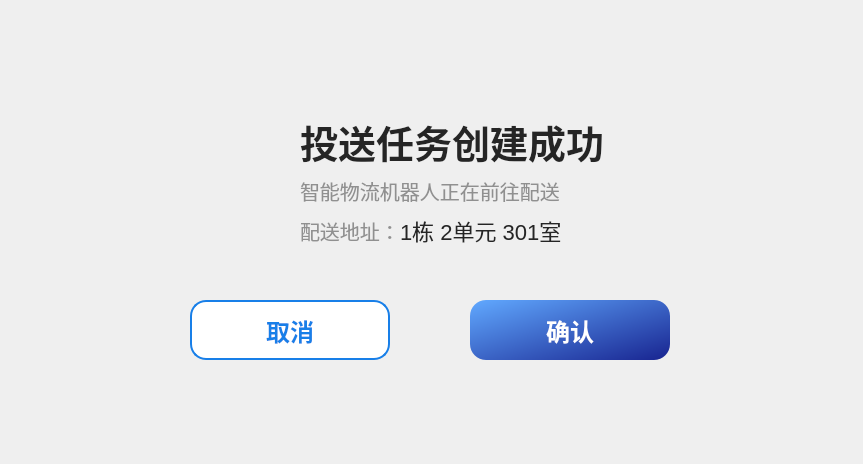
<?xml version="1.0" encoding="UTF-8"?>
<ui version="4.0">
 <class>Dialog</class>
 <widget class="QDialog" name="Dialog">
  <property name="geometry">
   <rect>
    <x>0</x>
    <y>0</y>
    <width>863</width>
    <height>464</height>
   </rect>
  </property>
  <property name="windowTitle">
   <string>Dialog</string>
  </property>
  <widget class="QLabel" name="label">
   <property name="geometry">
    <rect>
     <x>210</x>
     <y>120</y>
     <width>48</width>
     <height>48</height>
    </rect>
   </property>
   <property name="minimumSize">
    <size>
     <width>48</width>
     <height>48</height>
    </size>
   </property>
   <property name="maximumSize">
    <size>
     <width>48</width>
     <height>48</height>
    </size>
   </property>
   <property name="text">
    <string/>
   </property>
   <property name="pixmap">
    <pixmap>icons/Finish.png</pixmap>
   </property>
   <property name="scaledContents">
    <bool>true</bool>
   </property>
  </widget>
  <widget class="QLabel" name="label_2">
   <property name="geometry">
    <rect>
     <x>300</x>
     <y>110</y>
     <width>321</width>
     <height>61</height>
    </rect>
   </property>
   <property name="styleSheet">
    <string notr="true">QLabel {
    color:  rgb(37, 37, 37);
    font-size: 38px;
    font-weight: bold;
    font-family: 'Microsoft YaHei';
    background: transparent;
}
</string>
   </property>
   <property name="text">
    <string>投送任务创建成功</string>
   </property>
  </widget>
  <widget class="QLabel" name="label_3">
   <property name="geometry">
    <rect>
     <x>300</x>
     <y>160</y>
     <width>261</width>
     <height>61</height>
    </rect>
   </property>
   <property name="styleSheet">
    <string notr="true">QLabel {
    color: rgba(37, 37, 37, 120);                  /* 略浅于主文本 */
    font-size: 20px;
    font-weight: normal;
    font-family: 'Microsoft YaHei';
    background: transparent;
}
</string>
   </property>
   <property name="text">
    <string>智能物流机器人正在前往配送</string>
   </property>
  </widget>
  <widget class="QLabel" name="label_4">
   <property name="geometry">
    <rect>
     <x>300</x>
     <y>200</y>
     <width>111</width>
     <height>61</height>
    </rect>
   </property>
   <property name="styleSheet">
    <string notr="true">QLabel {
    color: rgba(37, 37, 37, 120);
    font-size: 20px;
    font-weight: normal;
    font-family: 'Microsoft YaHei';
    background: transparent;
}
</string>
   </property>
   <property name="text">
    <string>配送地址：</string>
   </property>
  </widget>
  <widget class="QLabel" name="label_5">
   <property name="geometry">
    <rect>
     <x>400</x>
     <y>200</y>
     <width>211</width>
     <height>61</height>
    </rect>
   </property>
   <property name="styleSheet">
    <string notr="true">QLabel {
    color: rgb(37, 37, 37);
    font-size: 22px;
    font-family: 'Microsoft YaHei';
    background: transparent;
}
</string>
   </property>
   <property name="text">
    <string>1栋 2单元 301室</string>
   </property>
  </widget>
  <widget class="QPushButton" name="pushButton">
   <property name="geometry">
    <rect>
     <x>190</x>
     <y>300</y>
     <width>200</width>
     <height>60</height>
    </rect>
   </property>
   <property name="minimumSize">
    <size>
     <width>200</width>
     <height>60</height>
    </size>
   </property>
   <property name="maximumSize">
    <size>
     <width>200</width>
     <height>60</height>
    </size>
   </property>
   <property name="styleSheet">
    <string notr="true">QPushButton {
    background: #fff;
    color: #187fe8;
    border: 2px solid #187fe8;
    border-radius: 16px;
    font-size: 24px;
    font-family: 'Microsoft YaHei';
    font-weight: bold;
    min-width: 140px;
    min-height: 54px;
}
QPushButton:pressed {
    background: #f0f6ff;
}
</string>
   </property>
   <property name="text">
    <string>取消</string>
   </property>
  </widget>
  <widget class="QPushButton" name="pushButton_2">
   <property name="geometry">
    <rect>
     <x>470</x>
     <y>300</y>
     <width>200</width>
     <height>60</height>
    </rect>
   </property>
   <property name="minimumSize">
    <size>
     <width>200</width>
     <height>60</height>
    </size>
   </property>
   <property name="maximumSize">
    <size>
     <width>200</width>
     <height>60</height>
    </size>
   </property>
   <property name="styleSheet">
    <string notr="true">QPushButton {
    background: qlineargradient(spread:pad, x1:0, y1:0, x2:1, y2:1, stop:0 #61A9FF, stop:1 #182490);
    color: #FFF;
    border-radius: 16px;
    font-size: 24px;
    font-family: 'Microsoft YaHei';
    font-weight: bold;
    min-width: 140px;
    min-height: 54px;
}
QPushButton:pressed {
    background: #f0f6ff;
}
</string>
   </property>
   <property name="text">
    <string>确认</string>
   </property>
  </widget>
 </widget>
 <resources/>
 <connections/>
</ui>
